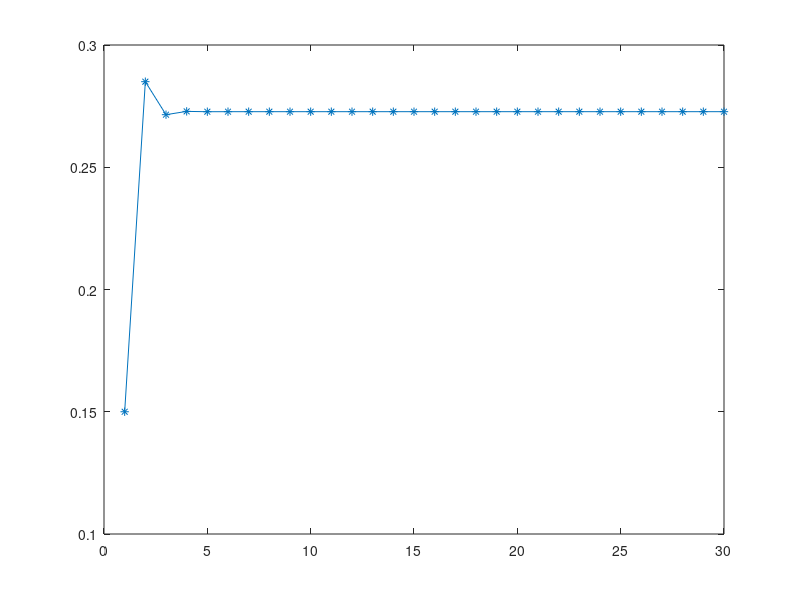

Recreate this plot in MATLAB.
Tij = [0.7 0.8
       0.3 0.2];
   
X1 = [0.85 0.15]';
res = zeros(1, 30);
res(1) = 0.15;
for i = 2:30
    X1 = Tij * X1;
    res(i) = X1(2);
end

plot(res, '*-');

